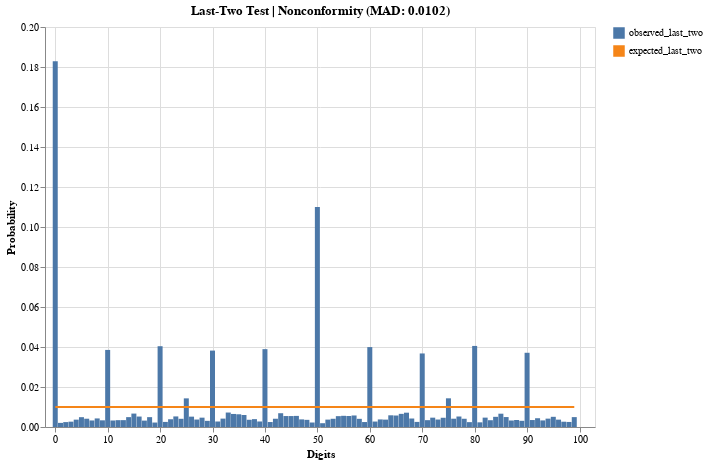

Source (notebook cell):
### Code cell
mad_value = np.mean(np.abs(df_last_two.observed_last_two - df_last_two.expected_last_two))
mad_assessment = assess_mad(mad_value)

line = alt.Chart(df_last_two).mark_line().encode(
    alt.X("digits:Q", title="Digits", scale=alt.Scale(domain=[-1, 102])),
    alt.Y("expected_last_two:Q").title("Probability"),
    
    alt.Color(datum='expected_last_two')
    
)

bar = alt.Chart(df_last_two).mark_bar().encode(
    alt.X("digits:Q", title="Digits", scale=alt.Scale(domain=[-1, 102])),
    alt.Y("observed_last_two:Q").title("Probability"),
    alt.Color(datum='observed_last_two')
)

bar+line.properties(width=550, height=400, title=f'{title} | {mad_assessment}',)

### Figure 1 — Vega-Lite specification as saved in the notebook (floating-point values rounded to 4 significant figures)
{"config": {"view": {"continuousWidth": 300, "continuousHeight": 300}}, "layer": [{"mark": {"type": "bar"}, "encoding": {"color": {"datum": "observed_last_two"}, "x": {"field": "digits", "scale": {"domain": [-1, 102]}, "title": "Digits", "type": "quantitative"}, "y": {"field": "observed_last_two", "title": "Probability", "type": "quantitative"}}}, {"mark": {"type": "line"}, "encoding": {"color": {"datum": "expected_last_two"}, "x": {"field": "digits", "scale": {"domain": [-1, 102]}, "title": "Digits", "type": "quantitative"}, "y": {"field": "expected_last_two", "title": "Probability", "type": "quantitative"}}, "title": "Last-Two Test | Nonconformity (MAD: 0.0102)"}], "data": {"name": "data-2f7370d9610ec51e2eb15cb070bb6498"}, "height": 400, "width": 550, "$schema": "https://vega.github.io/schema/vega-lite/v5.17.0.json", "datasets": {"data-2f7370d9610ec51e2eb15cb070bb6498": [{"digits": 0, "observed_last_two": 0.1828, "expected_last_two": 0.01}, {"digits": 1, "observed_last_two": 0.002057, "expected_last_two": 0.01}, {"digits": 2, "observed_last_two": 0.00245, "expected_last_two": 0.01}, {"digits": 3, "observed_last_two": 0.002666, "expected_last_two": 0.01}, {"digits": 4, "observed_last_two": 0.003677, "expected_last_two": 0.01}, {"digits": 5, "observed_last_two": 0.00491, "expected_last_two": 0.01}, {"digits": 6, "observed_last_two": 0.004144, "expected_last_two": 0.01}, {"digits": 7, "observed_last_two": 0.003272, "expected_last_two": 0.01}, {"digits": 8, "observed_last_two": 0.004286, "expected_last_two": 0.01}, {"digits": 9, "observed_last_two": 0.003341, "expected_last_two": 0.01}, {"digits": 10, "observed_last_two": 0.03854, "expected_last_two": 0.01}, {"digits": 11, "observed_last_two": 0.003252, "expected_last_two": 0.01}, {"digits": 12, "observed_last_two": 0.003423, "expected_last_two": 0.01}, {"digits": 13, "observed_last_two": 0.003431, "expected_last_two": 0.01}, {"digits": 14, "observed_last_two": 0.004931, "expected_last_two": 0.01}, {"digits": 15, "observed_last_two": 0.006711, "expected_last_two": 0.01}, {"digits": 16, "observed_last_two": 0.005225, "expected_last_two": 0.01}, {"digits": 17, "observed_last_two": 0.003195, "expected_last_two": 0.01}, {"digits": 18, "observed_last_two": 0.004927, "expected_last_two": 0.01}, {"digits": 19, "observed_last_two": 0.00223, "expected_last_two": 0.01}, {"digits": 20, "observed_last_two": 0.0404, "expected_last_two": 0.01}, {"digits": 21, "observed_last_two": 0.002542, "expected_last_two": 0.01}, {"digits": 22, "observed_last_two": 0.003878, "expected_last_two": 0.01}, {"digits": 23, "observed_last_two": 0.005288, "expected_last_two": 0.01}, {"digits": 24, "observed_last_two": 0.004104, "expected_last_two": 0.01}, {"digits": 25, "observed_last_two": 0.01432, "expected_last_two": 0.01}, {"digits": 26, "observed_last_two": 0.005177, "expected_last_two": 0.01}, {"digits": 27, "observed_last_two": 0.003733, "expected_last_two": 0.01}, {"digits": 28, "observed_last_two": 0.004672, "expected_last_two": 0.01}, {"digits": 29, "observed_last_two": 0.003076, "expected_last_two": 0.01}, {"digits": 30, "observed_last_two": 0.03821, "expected_last_two": 0.01}, {"digits": 31, "observed_last_two": 0.00275, "expected_last_two": 0.01}, {"digits": 32, "observed_last_two": 0.004194, "expected_last_two": 0.01}, {"digits": 33, "observed_last_two": 0.007232, "expected_last_two": 0.01}, {"digits": 34, "observed_last_two": 0.006525, "expected_last_two": 0.01}, {"digits": 35, "observed_last_two": 0.006361, "expected_last_two": 0.01}, {"digits": 36, "observed_last_two": 0.005994, "expected_last_two": 0.01}, {"digits": 37, "observed_last_two": 0.003615, "expected_last_two": 0.01}, {"digits": 38, "observed_last_two": 0.003933, "expected_last_two": 0.01}, {"digits": 39, "observed_last_two": 0.00276, "expected_last_two": 0.01}, {"digits": 40, "observed_last_two": 0.03892, "expected_last_two": 0.01}, {"digits": 41, "observed_last_two": 0.002483, "expected_last_two": 0.01}, {"digits": 42, "observed_last_two": 0.004128, "expected_last_two": 0.01}, {"digits": 43, "observed_last_two": 0.00689, "expected_last_two": 0.01}, {"digits": 44, "observed_last_two": 0.005476, "expected_last_two": 0.01}, {"digits": 45, "observed_last_two": 0.005472, "expected_last_two": 0.01}, {"digits": 46, "observed_last_two": 0.005549, "expected_last_two": 0.01}, {"digits": 47, "observed_last_two": 0.003804, "expected_last_two": 0.01}, {"digits": 48, "observed_last_two": 0.003577, "expected_last_two": 0.01}, {"digits": 49, "observed_last_two": 0.002244, "expected_last_two": 0.01}, {"digits": 50, "observed_last_two": 0.11, "expected_last_two": 0.01}, {"digits": 51, "observed_last_two": 0.001896, "expected_last_two": 0.01}, {"digits": 52, "observed_last_two": 0.003692, "expected_last_two": 0.01}, {"digits": 53, "observed_last_two": 0.004113, "expected_last_two": 0.01}, {"digits": 54, "observed_last_two": 0.005427, "expected_last_two": 0.01}, {"digits": 55, "observed_last_two": 0.005595, "expected_last_two": 0.01}, {"digits": 56, "observed_last_two": 0.005509, "expected_last_two": 0.01}, {"digits": 57, "observed_last_two": 0.005764, "expected_last_two": 0.01}, {"digits": 58, "observed_last_two": 0.004086, "expected_last_two": 0.01}, {"digits": 59, "observed_last_two": 0.002483, "expected_last_two": 0.01}, {"digits": 60, "observed_last_two": 0.03995, "expected_last_two": 0.01}, {"digits": 61, "observed_last_two": 0.002722, "expected_last_two": 0.01}, {"digits": 62, "observed_last_two": 0.003788, "expected_last_two": 0.01}, {"digits": 63, "observed_last_two": 0.00369, "expected_last_two": 0.01}, {"digits": 64, "observed_last_two": 0.005849, "expected_last_two": 0.01}, {"digits": 65, "observed_last_two": 0.005741, "expected_last_two": 0.01}, {"digits": 66, "observed_last_two": 0.006573, "expected_last_two": 0.01}, {"digits": 67, "observed_last_two": 0.007158, "expected_last_two": 0.01}, {"digits": 68, "observed_last_two": 0.004242, "expected_last_two": 0.01}, {"digits": 69, "observed_last_two": 0.00255, "expected_last_two": 0.01}, {"digits": 70, "observed_last_two": 0.03677, "expected_last_two": 0.01}, {"digits": 71, "observed_last_two": 0.003421, "expected_last_two": 0.01}, {"digits": 72, "observed_last_two": 0.004667, "expected_last_two": 0.01}, {"digits": 73, "observed_last_two": 0.003734, "expected_last_two": 0.01}, {"digits": 74, "observed_last_two": 0.00462, "expected_last_two": 0.01}, {"digits": 75, "observed_last_two": 0.01434, "expected_last_two": 0.01}, {"digits": 76, "observed_last_two": 0.004151, "expected_last_two": 0.01}, {"digits": 77, "observed_last_two": 0.00525, "expected_last_two": 0.01}, {"digits": 78, "observed_last_two": 0.00412, "expected_last_two": 0.01}, {"digits": 79, "observed_last_two": 0.002431, "expected_last_two": 0.01}, {"digits": 80, "observed_last_two": 0.04053, "expected_last_two": 0.01}, {"digits": 81, "observed_last_two": 0.002335, "expected_last_two": 0.01}, {"digits": 82, "observed_last_two": 0.004685, "expected_last_two": 0.01}, {"digits": 83, "observed_last_two": 0.00339, "expected_last_two": 0.01}, {"digits": 84, "observed_last_two": 0.00509, "expected_last_two": 0.01}, {"digits": 85, "observed_last_two": 0.006653, "expected_last_two": 0.01}, {"digits": 86, "observed_last_two": 0.004972, "expected_last_two": 0.01}, {"digits": 87, "observed_last_two": 0.00325, "expected_last_two": 0.01}, {"digits": 88, "observed_last_two": 0.003511, "expected_last_two": 0.01}, {"digits": 89, "observed_last_two": 0.003101, "expected_last_two": 0.01}, {"digits": 90, "observed_last_two": 0.03711, "expected_last_two": 0.01}, {"digits": 91, "observed_last_two": 0.003482, "expected_last_two": 0.01}, {"digits": 92, "observed_last_two": 0.004381, "expected_last_two": 0.01}, {"digits": 93, "observed_last_two": 0.003299, "expected_last_two": 0.01}, {"digits": 94, "observed_last_two": 0.004183, "expected_last_two": 0.01}, {"digits": 95, "observed_last_two": 0.005095, "expected_last_two": 0.01}, {"digits": 96, "observed_last_two": 0.00368, "expected_last_two": 0.01}, {"digits": 97, "observed_last_two": 0.002644, "expected_last_two": 0.01}, {"digits": 98, "observed_last_two": 0.002522, "expected_last_two": 0.01}, {"digits": 99, "observed_last_two": 0.004942, "expected_last_two": 0.01}]}}
